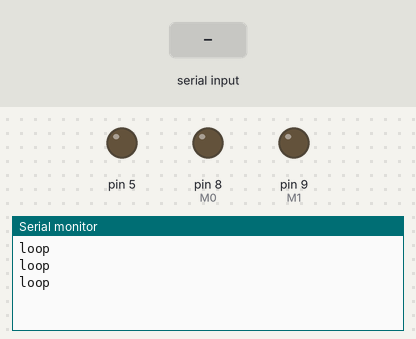
A sketch run on a simulated Arduino Uno, built with avr-gcc and run on an emulated ATmega328P. Shown: output pins drawn as LEDs (lit = HIGH), the last lines printed to the serial monitor. The inputs (shaded band) are chosen by the test bench.

Above: at 4.8 s.
4.9 s: "on\n" received over the second serial link
At 6.8 s:
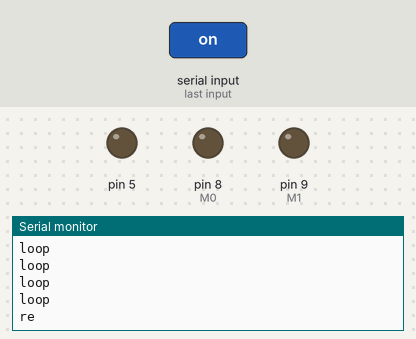
At 9.3 s:
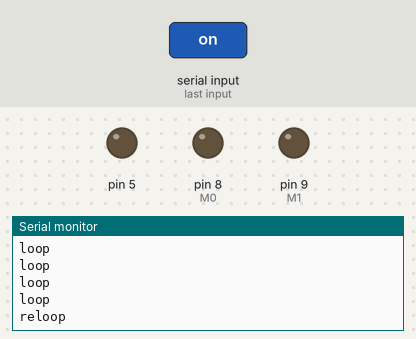

Measured:
- after the input at 4.9 s, the serial monitor: prints a new line after 1.1 s (image 1)

The sketch:

lora.ino
```cpp
#include <SoftwareSerial.h>

SoftwareSerial mySerial(6, 7); //TX, RX

#define M0 8
#define M1 9

void setup() {
  Serial.begin(9600);
  mySerial.begin(9600);

  pinMode(M0, OUTPUT);
  pinMode(M1, OUTPUT);
  digitalWrite(M0, LOW);       // Set 2 chân M0 và M1 xuống LOW
  digitalWrite(M1, LOW);       // để hoạt động ở chế độ Normal

  pinMode(5, OUTPUT);
}

void loop() {
  Serial.println("loop");
  if(mySerial.available())
  {
    Serial.print("re");
    String data = mySerial.readStringUntil('\n');
    data.remove(data.length() - 1);
    if(data == "on")
    {
      digitalWrite(5, HIGH);
      Serial.println(data);
    }
    else if(data == "off")
    {
      digitalWrite(5, LOW);
      Serial.println(data);
    }
  }

  delay(2000);
}
```
